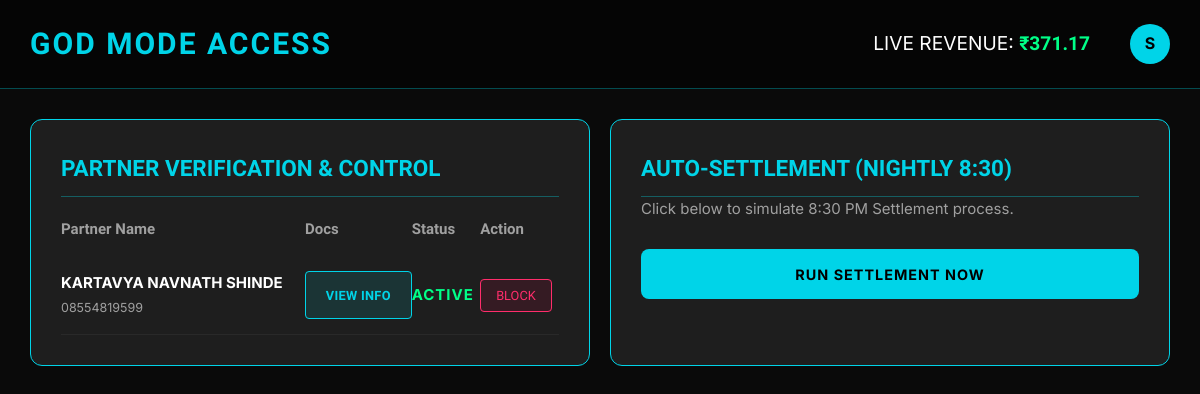
Screenshot of /god (signed in) with the database file from the repository.
### app.py (models this page shows)
class User(db.Model):
    id = db.Column(db.Integer, primary_key=True)  # type: ignore
    name = db.Column(db.String(100))
    email = db.Column(db.String(100), unique=True)
    phone = db.Column(db.String(20))
    password_hash = db.Column(db.String(200))
    role = db.Column(db.String(20), default='user')
    is_active = db.Column(db.Boolean, default=True)

class PartnerDetail(db.Model):
    id = db.Column(db.Integer, primary_key=True)  # type: ignore
    user_id = db.Column(db.Integer)
    aadhar_no = db.Column(db.String(20))
    pan_no = db.Column(db.String(20))
    doc_url = db.Column(db.String(200))
    is_verified = db.Column(db.Boolean, default=False)

### app.py (the view)
@app.route('/god')
def god_mode():
    if session.get('role') != 'admin':
        return redirect('/')
    partners_details = PartnerDetail.query.all()
    users = User.query.all()
    bookings = Booking.query.filter_by(status='completed').all()
    revenue = sum(b.total_price for b in bookings) * 0.20
    return render_template('god_mode.html', partners=partners_details, users=users, revenue=round(revenue, 2))

### templates/god_mode.html (shortened to what this page needs)
<!DOCTYPE html>
<html lang="en">
<head>
    <link rel="stylesheet" href="{{ url_for('static', filename='css/style.css') }}">
</head>
<body>
<header style="padding: 20px 30px; border-bottom: 1px solid rgba(0, 242, 255, 0.3); display: flex; justify-content: space-between; align-items: center; background: rgba(0,0,0,0.5);">
    <h1 style="color: var(--primary); font-family: 'Orbitron'; margin: 0; letter-spacing: 2px;">GOD MODE ACCESS</h1>
    <div class="stats" style="display: flex; align-items: center; gap: 20px;">
        <span style="font-size: 1.2rem;">LIVE REVENUE: <b style="color: #00ff88; font-family: 'Orbitron';">₹{{ "%.2f"|format(revenue) }}</b></span>
        <div class="profile-dropdown" style="margin-left: 20px;">
            <div class="profile-circle" onclick="toggleDropdown()">
                {{ session.get('name', 'Admin')[0] | upper }}
            </div>
        </div>
    </div>
</header>
<div class="god-grid">
    <div class="card">
        <h2>PARTNER VERIFICATION & CONTROL</h2>
        <table width="100%" style="text-align: left; margin-top: 20px; border-collapse: collapse;">
            <thead>
                <tr>
                    <th>Partner Name</th>
                    <th>Docs</th>
                    <th>Status</th>
                    <th>Action</th>
                </tr>
            </thead>
            <tbody>
                {% for p_detail in partners %}
                {% set p = users | selectattr("id", "equalto", p_detail.user_id) | list | first %}
                <tr>
                    <td>
                        <b style="color: white;">{{ p.name if p else 'Unknown' }}</b> <br>
                        <small style="color: var(--text-muted);">{{ p.phone if p else 'N/A' }}</small>
                    </td>
                    <td>
                        <button class="btn-verify" onclick="alert('Aadhar: {{ p_detail.aadhar_no }}\nPAN: {{ p_detail.pan_no }}')">VIEW INFO</button>
                    </td>
                    <td>
                        <span class="{{ 'status-active' if p.is_active else 'status-blocked' }}">
                            {{ 'ACTIVE' if p.is_active else 'BLOCKED' }}
                        </span>
                    </td>
                    <td>
                        <a href="/god/toggle-block/{{ p.id }}" class="btn-block">
                            {{ 'BLOCK' if p.is_active else 'UNBLOCK' }}
                        </a>
                    </td>
                </tr>
                {% endfor %}
            </tbody>
        </table>
    </div>
    <div class="card">
        <h2>AUTO-SETTLEMENT (NIGHTLY 8:30)</h2>
        <div id="settlement-results">
            <p style="color: var(--text-muted); margin-bottom: 20px;">Click below to simulate 8:30 PM Settlement process.</p>
            <button class="login-btn" onclick="runSettlement()">
                <span>RUN SETTLEMENT NOW</span>
            </button>
        </div>
    </div>
</div>
</body>
</html>

### static/css/style.css (style rules this page uses)
:root { --bg: #0a0a0a; --surface: #1e1e1e; --surface-2: #242424; --surface-3: #2a2a2a; --panel-bg: #1e1e1e; --primary: #00d4e8; --primary-dark: #009db0; --accent: #ff2d6b; --text-main: #ffffff; --text-muted: #a0a0a0; --text-dim: #555555; --border: #333333; --border-focus: #00d4e8; --radius: 12px; --radius-sm: 8px; --shadow: 0 4px 6px rgba(0, 0, 0, 0.3); --shadow-md: 0 8px 16px rgba(0, 0, 0, 0.4); }
*, *::before, *::after { box-sizing: border-box; margin: 0; padding: 0; }
html { scroll-behavior: smooth; }
body { background-color: var(--bg); color: var(--text-main); font-family: 'Inter', system-ui, -apple-system, sans-serif; font-size: 15px; line-height: 1.6; -webkit-font-smoothing: antialiased; -moz-osx-font-smoothing: grayscale; overflow-x: hidden; }
.login-btn { width: 100%; min-height: 50px; padding: 14px; background: var(--primary); border: none; color: #000; font-family: 'Inter', sans-serif; font-size: 0.9rem; font-weight: 700; letter-spacing: 1px; text-transform: uppercase; cursor: pointer; position: relative; overflow: hidden; margin-top: 8px; border-radius: var(--radius-sm); transition: background 0.2s, transform 0.15s; }
.login-btn span { position: relative; z-index: 2; }
button { min-height: 48px; padding: 11px 18px; border-radius: var(--radius-sm); font-family: 'Inter', sans-serif; font-size: 0.85rem; font-weight: 600; letter-spacing: 0.3px; cursor: pointer; border: none; transition: background 0.2s, transform 0.15s; width: 100%; }
.profile-dropdown { position: relative; display: inline-block; z-index: 100; }
.profile-circle { width: 40px; height: 40px; border-radius: 50%; background: var(--primary); color: #000; display: flex; justify-content: center; align-items: center; font-weight: 700; font-family: 'Inter', sans-serif; font-size: 1rem; cursor: pointer; transition: background 0.2s, transform 0.18s; user-select: none; }

### templates/god_mode.html (style rules this page uses)
body { padding: 0; }
.god-grid { display: grid; grid-template-columns: 1fr 1fr; gap: 20px; padding: 30px; }
.card { background: var(--panel-bg); border: 1px solid var(--primary); padding: 30px; border-radius: 12px; backdrop-filter: blur(10px); }
h2 { font-family: 'Orbitron', sans-serif; color: var(--primary); margin-top: 0; border-bottom: 1px solid rgba(0, 242, 255, 0.3); padding-bottom: 10px; }
.status-active { color: #00ff88; font-weight: bold; letter-spacing: 1px; }
.btn-block { background: rgba(255, 0, 85, 0.1); color: var(--accent); border: 1px solid var(--accent); padding: 8px 15px; text-decoration: none; cursor: pointer; border-radius: 4px; font-family: 'Orbitron', sans-serif; font-size: 0.8rem; transition: 0.3s; }
.btn-verify { background: rgba(0, 242, 255, 0.1); color: var(--primary); border: 1px solid var(--primary); padding: 8px 15px; cursor: pointer; border-radius: 4px; font-family: 'Orbitron', sans-serif; font-size: 0.8rem; transition: 0.3s; }
th { color: var(--text-muted); font-family: 'Orbitron', sans-serif; padding-bottom: 15px; }
td { padding: 15px 0; border-bottom: 1px solid rgba(255, 255, 255, 0.05); }

### rows the page displays
User: name "KARTAVYA NAVNATH SHINDE", phone "08554819599", is_active "ACTIVE", is_active "BLOCK"

### other values shown
{{ "%.2f"|format(revenue) }} "371.17"
{{ session.get('name', 'Admin')[0] | upper }} "S"
